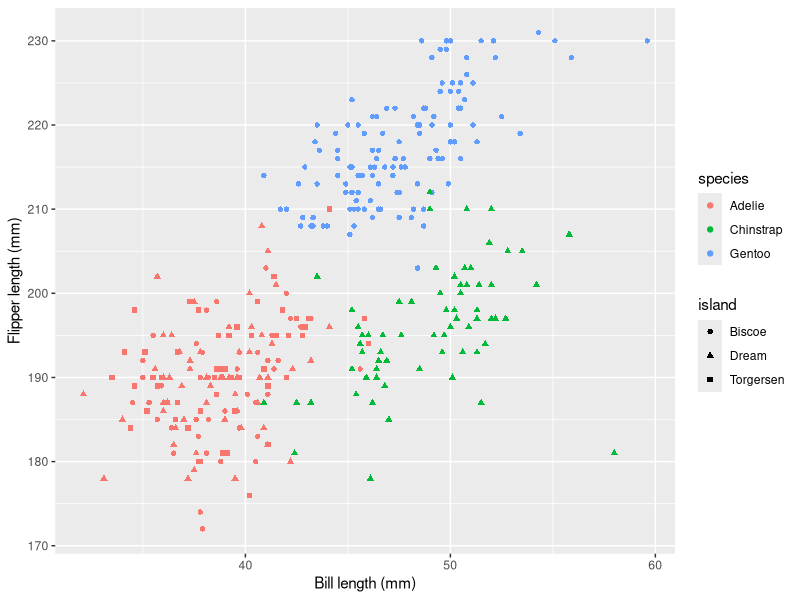
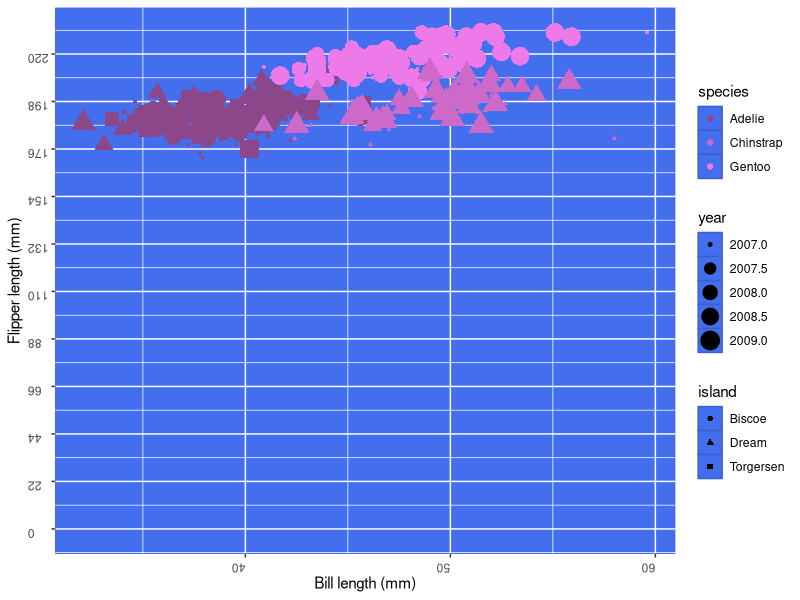

Write R code to recreate these figures, in order.
## ---- chunk 1
knitr::opts_chunk$set(echo = TRUE)
library(tidyverse)
## ---- chunk 2
library(palmerpenguins)
## ---- chunk 3
ggplot(penguins, aes(x = bill_length_mm, y = flipper_length_mm, colour = species, shape = island)) +
  geom_point() +
  labs(x = "Bill length (mm)", y = "Flipper length (mm)")
## ---- chunk 4
ggplot(penguins, aes(x = bill_length_mm, y = flipper_length_mm, colour = species, shape = island, size=year)) +
  geom_point() +
  labs(x = "Bill length (mm)", y = "Flipper length (mm)")+
  scale_y_continuous(limits=c(0,230),
                     breaks=seq(from=0,to=230,by=22))+
  scale_color_manual(values=c("orchid4","orchid3","orchid2"))+
  theme(panel.background = element_rect(color="royalblue3",fill="royalblue2"),axis.text = element_text(hjust=0,vjust=0,angle=180))
